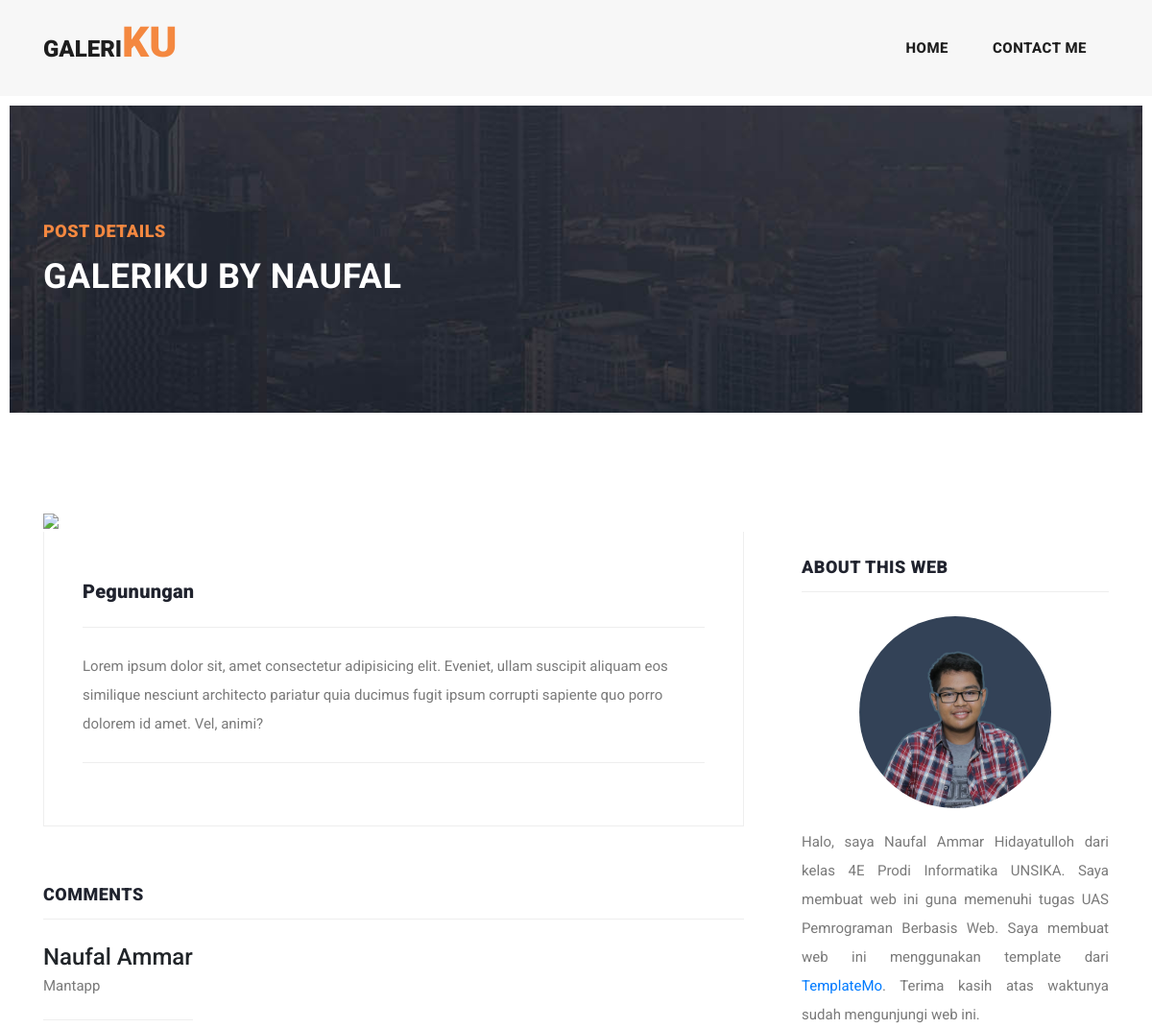
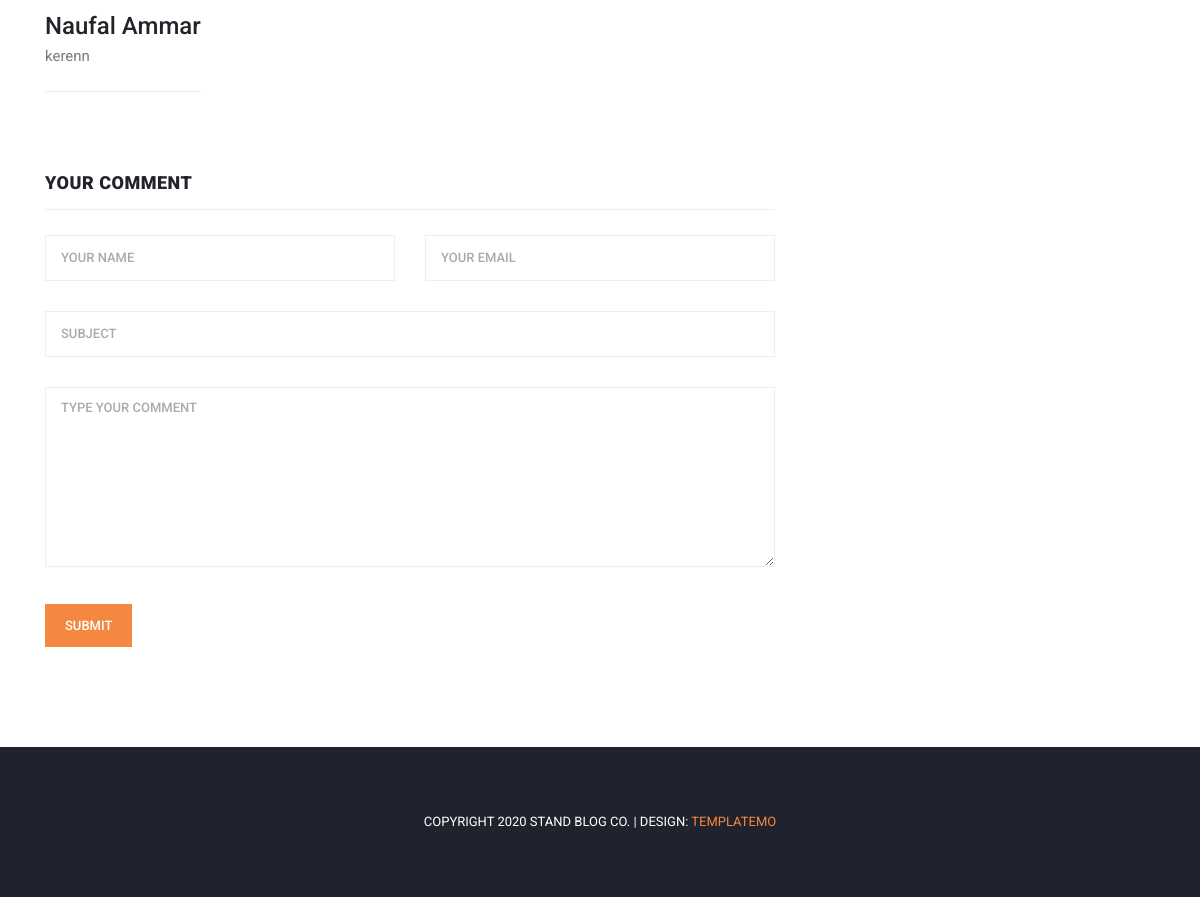
The app's page /post-details.php?id=1 with its own data (2 pictures, top to bottom).
### tables this page shows
CREATE TABLE `tb_gambar` (
  `id_gambar` int(11) NOT NULL,
  `gambar` longblob NOT NULL,
  `nama_gambar` varchar(255) NOT NULL,
  `keterangan` varchar(255) NOT NULL
);

CREATE TABLE `tb_komentar` (
  `id` int(11) NOT NULL,
  `id_gambar` int(11) NOT NULL,
  `nama` varchar(100) NOT NULL,
  `email` varchar(100) NOT NULL,
  `sub` varchar(100) NOT NULL,
  `komentar` text NOT NULL
);

### post-details.php (the view, shortened to what this page needs)
<?php
include('lib/dbconnect.php');
if ($_GET['id'] != "") {
  $query = mysqli_query($koneksi, "select * from tb_gambar where id_gambar='" . $_GET['id'] . "'");
  $row = mysqli_fetch_array($query);
  $komen = mysqli_query($koneksi, "SELECT * FROM tb_komentar where id_gambar='" . $_GET['id'] . "'");
  $id_gambar = $_GET['id'];
?>
  <!DOCTYPE html>
  <html lang="en">
  <head>
    <link href="vendor/bootstrap/css/bootstrap.min.css" rel="stylesheet" />
    <link rel="stylesheet" href="assets/css/fontawesome.css" />
    <link rel="stylesheet" href="assets/css/templatemo-stand-blog.css" />
    <link rel="stylesheet" href="assets/css/owl.css" />
  </head>
  <body>
    <header>
      <nav class="navbar navbar-expand-lg">
        <div class="container">
          <a class="navbar-brand" href="index.php">
            <h2>Galeri<em>Ku</em></h2>
          </a>
          <div class="collapse navbar-collapse" id="navbarResponsive">
            <ul class="navbar-nav ml-auto">
              <li class="nav-item">
                <a class="nav-link" href="index.php">Home </a>
              </li>
              <li class="nav-item">
                <a class="nav-link" href="contact.php">Contact Me</a>
              </li>
            </ul>
          </div>
        </div>
      </nav>
    </header>
    <div class="heading-page header-text">
      <section class="page-heading">
        <div class="container">
          <div class="row">
            <div class="col-lg-12">
              <div class="text-content">
                <h4>Post Details</h4>
                <h2>GaleriKu by Naufal</h2>
              </div>
            </div>
          </div>
        </div>
      </section>
    </div>
    <section class="blog-posts grid-system">
      <div class="container">
        <div class="row">
          <div class="col-lg-8">
            <div class="all-blog-posts">
              <div class="row">
                <div class="col-lg-12">
                  <div class="blog-post">
                    <div class="blog-thumb">
                      <img src="image_view.php?id_gambar= <?php echo $id_gambar; ?>" />
                    </div>
                    <div class="down-content">
                      <h4><?php echo $row['nama_gambar']; ?></h4>
                      <p>
                        <?php echo $row['keterangan']; ?>
                      </p>
                    </div>
                  </div>
                </div>
                <div class="col-lg-12">
                  <div class="sidebar-item comments">
                    <div class="sidebar-heading">
                      <h2>Comments</h2>
                    </div>
                    <div class="content">
                      <ul>
                        <?php
                        while ($com = mysqli_fetch_array($komen)) {
                        ?>
                          <li>
                            <h4><?php echo $com['nama']; ?></h4>
                            <p>
                              <?php echo $com['komentar']; ?>
                            </p>
                          </li>
                          <br>
                        <?php } ?>
                      </ul>
                    </div>
                  </div>
                </div>
                <div class="col-lg-12">
                  <div class="sidebar-item submit-comment">
                    <div class="sidebar-heading">
                      <h2>Your comment</h2>
                    </div>
                    <div class="content">
                      <form id="comment" action="comment.php" method="post">
                        <div class="row">
                          <div class="col-md-6 col-sm-12">
                            <fieldset>
                              <input name="name" type="text" id="name" placeholder="Your name" required="" />
                            </fieldset>
                          </div>
                          <div class="col-md-6 col-sm-12">
                            <fieldset>
                              <input name="email" type="text" id="email" placeholder="Your email" required="" />
                            </fieldset>
                          </div>
                          <div class="col-md-12 col-sm-12">
                            <fieldset>
                              <input name="subject" type="text" id="subject" placeholder="Subject" />
                            </fieldset>
                          </div>
                          <div class="col-lg-12">
                            <fieldset>
                              <textarea name="message" rows="6" id="message" placeholder="Type your comment" required=""></textarea>
                            </fieldset>
                          </div>
                          <div class="col-lg-12">
                            <fieldset>
                              <button type="submit" id="form-submit" class="main-button">
                                Submit
                              </button>
                            </fieldset>
                          </div>
                        </div>
                      </form>
                    </div>
                  </div>
                </div>
              </div>
            </div>
          </div>
          <div class="col-lg-4">
            <div class="sidebar">
              <div class="row">
                <div class="col-lg-12">
                  <div class="sidebar-item recent-posts">
                    <div class="sidebar-heading">
                      <h2>About this Web</h2>
                    </div>
                    <div class="content">
                      <img src="assets/images/Naufal Ammar Hidayatulloh.jpg" alt="Naufal Ammar Hidayatulloh" style="
                          display: block;
                          margin-left: auto;
                          margin-right: auto;
                          margin-bottom: 20px;
                          width: 200px;
                          border-radius: 100%;
                        " />
                      <p style="text-align: justify">
                        Halo, saya Naufal Ammar Hidayatulloh dari kelas 4E Prodi
                        Informatika UNSIKA. Saya membuat web ini guna memenuhi
                        tugas UAS Pemrograman Berbasis Web. Saya membuat web ini
                        menggunakan template dari
                        <a href="https://templatemo.com/tm-551-stand-blog" target="_blank">TemplateMo</a>. Terima kasih atas waktunya sudah mengunjungi web ini.
                      </p>
                    </div>
                  </div>
                </div>
              </div>
            </div>
          </div>
        </div>
      </div>
    </section>
    <footer>
      <div class="container">
        <div class="row">
          <div class="col-lg-12">
            <div class="copyright-text">
              <p>
                Copyright 2020 Stand Blog Co. | Design:
                <a rel="nofollow" href="https://templatemo.com" target="_parent">TemplateMo</a>
              </p>
            </div>
          </div>
        </div>
      </div>
    </footer>
  </body>
  </html>
<?php
} else {
  echo "<script>alert ('Error')</script>";
}
?>

### assets/css/templatemo-stand-blog.css (style rules this page uses)
body { font-family: 'Roboto', sans-serif; overflow-x: hidden; text-rendering: optimizeLegibility; -webkit-font-smoothing: antialiased; -moz-osx-font-smoothing: grayscale; }
p { margin-bottom: 0px; font-size: 15px; font-weight: 400; color: #7a7a7a; line-height: 30px; }
a { text-decoration: none!important; }
ul { padding: 0; margin: 0; list-style: none; }
h1,h2,h3,h4,h5,h6 { margin: 0px; }
.heading-page { padding-top: 110px; }
.page-heading { margin: 0px 10px; padding: 120px 0px; text-align: left; background-position: center center; background-repeat: no-repeat; background-size: cover; background-image: url(../images/heading-bg.jpg); }
.page-heading .text-content h4 { color: #f48840; font-size: 18px; text-transform: uppercase; font-weight: 900; letter-spacing: 0.5px; margin-bottom: 15px; }
.page-heading .text-content h2 { color: #fff; font-size: 36px; font-weight: 700; text-transform: uppercase; letter-spacing: 0.5px; }
header { position: absolute; z-index: 99999; width: 100%; height: 100px; background-color: #f7f7f7; -webkit-transition: all 0.3s ease-in-out 0s; -moz-transition: all 0.3s ease-in-out 0s; -o-transition: all 0.3s ease-in-out 0s; transition: all 0.3s ease-in-out 0s; }
header .navbar { padding: 25px 0px; }
.navbar .navbar-brand { float: left; margin-top: -12px; outline: none; }
.navbar .navbar-brand h2 { color: #1e1e1e; text-transform: uppercase; font-size: 24px; font-weight: 900; -webkit-transition: all .3s ease 0s; -moz-transition: all .3s ease 0s; -o-transition: all .3s ease 0s; transition: all .3s ease 0s; }
.navbar .navbar-brand h2 em { font-size: 44px; font-style: normal; color: #f48840; }
#navbarResponsive { z-index: 999; }
.navbar-collapse { text-align: center; }
.navbar .navbar-nav .nav-item { margin: 0px 15px; }
.navbar .navbar-nav a.nav-link { text-transform: capitalize; font-size: 15px; font-weight: 800; text-transform: uppercase; letter-spacing: 0.5px; color: #1e1e1e; transition: all 0.3s; }
.blog-posts { margin-top: 100px; }
.blog-posts .blog-post { margin-bottom: 30px; }
.blog-posts .blog-thumb img { width: 100%; overflow: hidden; }
.blog-posts .down-content { padding: 40px; border-right: 1px solid #eee; border-left: 1px solid #eee; border-bottom: 1px solid #eee; }
.blog-posts .down-content h4 { font-size: 24px; text-transform: capitalize; letter-spacing: 0.5px; font-weight: 900; color: #20232e; margin: 10px 0px 12px 0px; }
.blog-posts .down-content h4 { font-size: 20px; letter-spacing: 0.25px; }
.blog-posts .down-content p { padding: 25px 0px; margin: 25px 0px; border-top: 1px solid #eee; border-bottom: 1px solid #eee; }
.blog-posts .sidebar-heading h2 { font-size: 18px; text-transform: uppercase; font-weight: 900; letter-spacing: 0.5px; color: #20232e; border-bottom: 1px solid #eee; padding-bottom: 15px; margin-bottom: 25px; }
.blog-posts .comments { margin-top: 30px; }
.blog-posts .comments ul li { display: inline-block; margin-bottom: 20px; padding-bottom: 20px; border-bottom: 1px solid #eee; }
.blog-posts .submit-comment { margin-top: 60px; }
.blog-posts .submit-comment input { width: 100%; height: 46px; border: 1px solid #eee; font-size: 13px; text-transform: uppercase; font-weight: 500; color: #7a7a7a; outline: none; padding: 0px 15px; margin-bottom: 30px; }
.blog-posts .submit-comment textarea { width: 100%; height: 46px; border: 1px solid #eee; font-size: 13px; text-transform: uppercase; font-weight: 500; color: #7a7a7a; outline: none; padding: 10px 15px; margin-bottom: 30px; height: 180px; max-height: 220px; max-width: 100%; min-width: 160px; }
.blog-posts .submit-comment input::placeholder, .blog-posts .submit-comment textarea::placeholder { color: #aaa; }
.blog-posts .submit-comment button { display: inline-block; background-color: #f48840; color: #fff; font-size: 13px; font-weight: 500; padding: 12px 20px; text-transform: uppercase; transition: all .3s; border: none; outline: none; }
.sidebar { margin-left: 30px; }
.sidebar .sidebar-item { margin-top: 50px; }
.sidebar .sidebar-heading h2 { font-size: 18px; text-transform: uppercase; font-weight: 900; letter-spacing: 0.5px; color: #20232e; border-bottom: 1px solid #eee; padding-bottom: 15px; margin-bottom: 25px; }
footer { margin-top: 100px; text-align: center; background-color: #20232e; padding: 60px 0px; }
footer p { font-size: 13px; text-transform: uppercase; color: #fff; }
footer p a { color: #f48840; }

### records on screen
tb_gambar: nama_gambar "Pegunungan", keterangan "Lorem ipsum dolor sit, amet consectetur adipisicing elit. Eveniet, ullam suscipit aliquam eos similique nesciunt architecto pariatur quia ducimus fugit ipsum corrupti sapiente quo porro dolorem id amet. Vel, animi?"
tb_komentar: nama "Naufal Ammar", komentar "Mantapp"
tb_komentar: nama "Naufal Ammar", komentar "kerenn"
